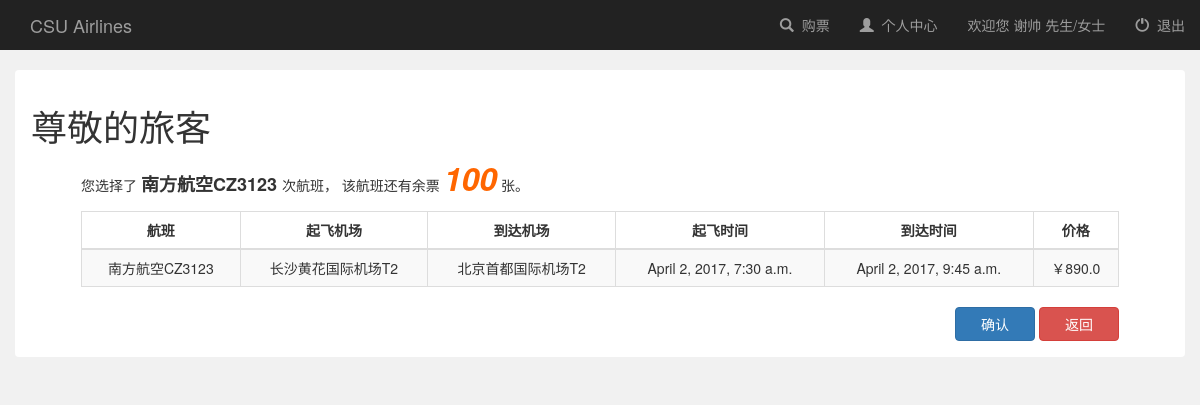
Page /booksystem/book/flight/1/ (signed in) on the committed database.
### booksystem/models.py (models this page shows, shortened)
class Flight(models.Model):
    user = models.ManyToManyField(User, default=1)  # 有了这个字段之后，默认的后台添加失效，必须要自定义Form，除去这个字段
    name = models.CharField(max_length=100)  # 班次  南方航空CZ3969
    leave_city = models.CharField(max_length=100, null=True)  # 离开城市
    arrive_city = models.CharField(max_length=100, null=True)  # 到达城市
    leave_airport = models.CharField(max_length=100, null=True)  # 离开的机场
    arrive_airport = models.CharField(max_length=100, null=True)  # 到达的机场
    leave_time = models.DateTimeField(null=True)  # DateTimeField包括了DateField信息，并且添加了时间
    arrive_time = models.DateTimeField(null=True)
    capacity = models.IntegerField(default=0, null=True)  # 座位总数
    price = models.FloatField(default=0, null=True)  # 价格
    book_sum = models.IntegerField(default=0, null=True)  # 订票总人数
    income = models.FloatField(default=0, null=True)  # 收入

### booksystem/views.py (the view, shortened to what this page needs)
# urls.py: url(r'^book/flight/(?P<flight_id>[0-9]+)/$', views.book_ticket, name='book_ticket'),  # 订票
@csrf_exempt
def book_ticket(request, flight_id):
    if not request.user.is_authenticated():  # 如果没登录就render登录页面
        return render(request, 'booksystem/login.html')
    else:
        flight = Flight.objects.get(pk=flight_id)
        booked_flights = Flight.objects.filter(user=request.user)  # 返回 QuerySet
        if flight in booked_flights:
            return render(request, 'booksystem/book_conflict.html')
        context = {
            'flight': flight,
            'username': request.user.username
        }
        return render(request, 'booksystem/book_flight.html', context)

### booksystem/templates/booksystem/book_flight.html (shortened to what this page needs)
{% extends 'booksystem/base.html' %}
{% block login_display %}
    <a href="#">欢迎您 {{ username }} 先生/女士</a>
{% endblock %}
{% block content %}
    <div class="container-fluid" style="margin-top: 20px">
        <div class="alert" style="background-color: white;overflow: hidden">
            <h1>尊敬的旅客</h1>
            <div id="info_body" style="margin-left: 50px;margin-right: 50px">
                <p>
                    您选择了 <strong style="font-size: large"> {{ flight.name }} </strong> 次航班，
                    该航班还有余票
                    <strong id="remain_seats"
                            style="font-size: xx-large;color: #ff6600;font-style: italic">{{ flight.capacity }}</strong>
                    张。
                </p>
                <table class="table table-striped table-bordered">
                    <thead>
                    <tr>
                        <th style="text-align: center">航班</th>
                        <th style="text-align: center">起飞机场</th>
                        <th style="text-align: center">到达机场</th>
                        <th style="text-align: center">起飞时间</th>
                        <th style="text-align: center">到达时间</th>
                        <th style="text-align: center">价格</th>
                    </tr>
                    </thead>
                    <tbody style="text-align: center">
                    <tr>
                        <td>{{ flight.name }}</td>
                        <td>{{ flight.leave_city }}{{ flight.leave_airport }}</td>
                        <td>{{ flight.arrive_city }}{{ flight.arrive_airport }}</td>
                        <td>{{ flight.leave_time }}</td>
                        <td>{{ flight.arrive_time }}</td>
                        <td>￥{{ flight.price }}</td>
                    </tr>
                    </tbody>
                </table>
                <div id="book_btns" align="right">
                    <form onsubmit="return PostData()" method="post" style="display: inline">
                        <input class="btn btn-primary" style="width: 80px" value="确认" type="submit"
                               onclick="confirm_info()">
                    </form>
                    <a href="" class="btn btn-danger" style="width: 80px" onclick="history.back();">返回</a>
                </div>
            </div>
        </div>
    </div>
{% endblock %}

### rows in the picture
Flight: name "南方航空CZ3123", capacity "100", leave_city "长沙", leave_airport "黄花国际机场T2", arrive_city "北京", arrive_airport "首都国际机场T2", leave_time "April 2, 2017, 7:30 a.m.", arrive_time "April 2, 2017, 9:45 a.m.", price "890.0"

### other values in the picture
{{ username }} "谢帅"
